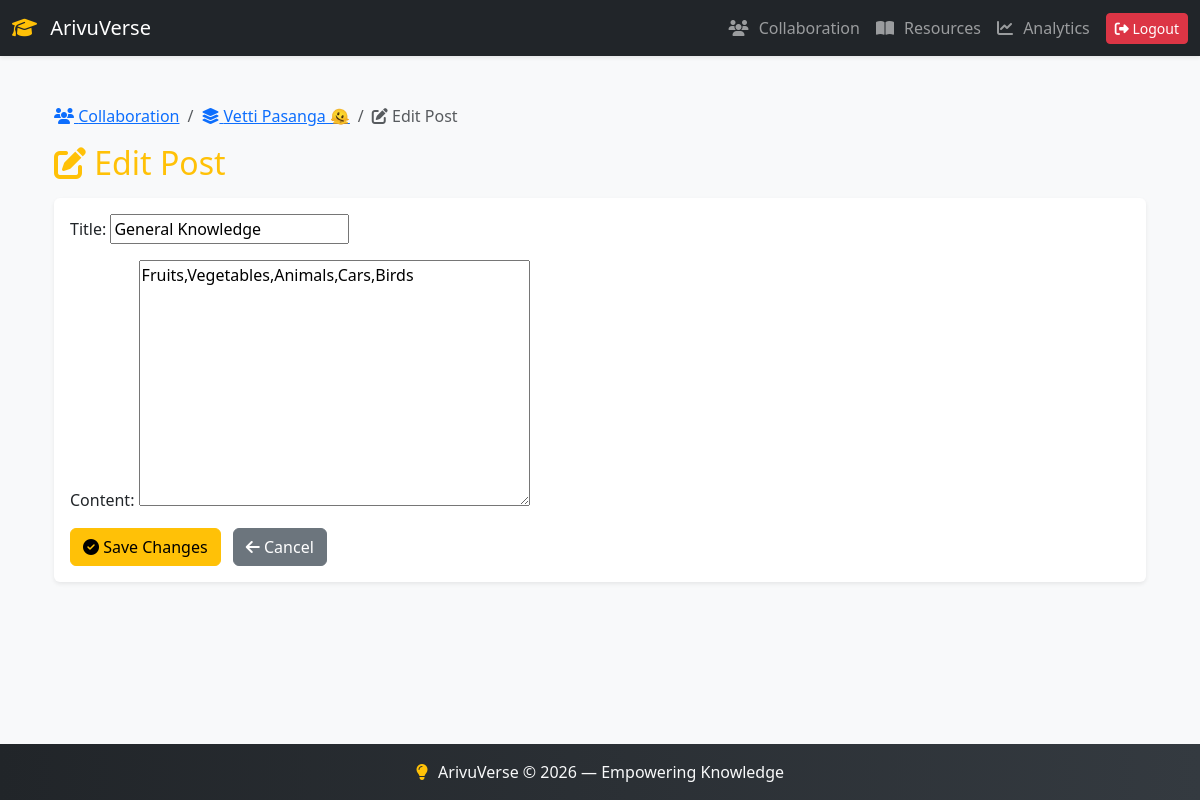
Screenshot of /api/collaboration/post/1/edit/ (signed in) with the database file from the repository.
### collaboration/models.py (models this page shows, shortened)
class Post(models.Model):
    group = models.ForeignKey(Group, on_delete=models.CASCADE, related_name="posts")
    author = models.ForeignKey(User, on_delete=models.CASCADE, related_name="posts")
    title = models.CharField(max_length=200)
    content = models.TextField()
    created_at = models.DateTimeField(auto_now_add=True)
    class Meta:
        ordering = ['-created_at']

class Group(models.Model):
    name = models.CharField(max_length=100)
    description = models.TextField(blank=True)
    created_by = models.ForeignKey(User, on_delete=models.CASCADE, related_name="created_groups")
    members = models.ManyToManyField(User, related_name="collaboration_groups")
    created_at = models.DateTimeField(auto_now_add=True)

### collaboration/views.py (the view)
# urls.py: path("post/<int:pk>/edit/", views.edit_post, name="edit_post"),
@login_required
def edit_post(request, pk):
    post = get_object_or_404(Post, pk=pk, author=request.user)
    if request.method == "POST":
        form = PostForm(request.POST, instance=post)
        if form.is_valid():
            form.save()
            return redirect("group_detail", pk=post.group.pk)
    else:
        form = PostForm(instance=post)
    return render(request, "collaboration/edit_post.html", {"form": form, "post": post})

### collaboration/forms.py
class PostForm(forms.ModelForm):
    class Meta:
        model = Post
        fields = ["title", "content"]

### collaboration/templates/collaboration/edit_post.html (shortened to what this page needs)
{% extends "base.html" %}
{% block content %}
<div class="container mt-4">
  <nav aria-label="breadcrumb">
    <ol class="breadcrumb">
      <li class="breadcrumb-item">
        <a href="{% url 'collaboration_home' %}"><i class="fas fa-users"></i> Collaboration</a>
      </li>
      <li class="breadcrumb-item">
        <a href="{% url 'group_detail' post.group.pk %}"><i class="fas fa-layer-group"></i> {{ post.group.name }}</a>
      </li>
      <li class="breadcrumb-item active"><i class="fas fa-edit"></i> Edit Post</li>
    </ol>
  </nav>
  <h2 class="mb-3 text-warning"><i class="fas fa-edit"></i> Edit Post</h2>
  <div class="card shadow-sm border-0">
    <div class="card-body">
      <form method="post">
        {{ form.as_p }}
        <button type="submit" class="btn btn-warning"><i class="fas fa-check-circle"></i> Save Changes</button>
        <a href="{% url 'group_detail' post.group.pk %}" class="btn btn-secondary ms-2"><i class="fas fa-arrow-left"></i> Cancel</a>
      </form>
    </div>
  </div>
</div>
{% endblock %}

### lrhub/templates/base.html (style rules this page uses)
body { font-family: 'Segoe UI', Tahoma, Geneva, Verdana, sans-serif; }

### rows the page displays
Post: group.name "Vetti Pasanga 🫠", title "General Knowledge", content "Fruits,Vegetables,Animals,Cars,Birds"
